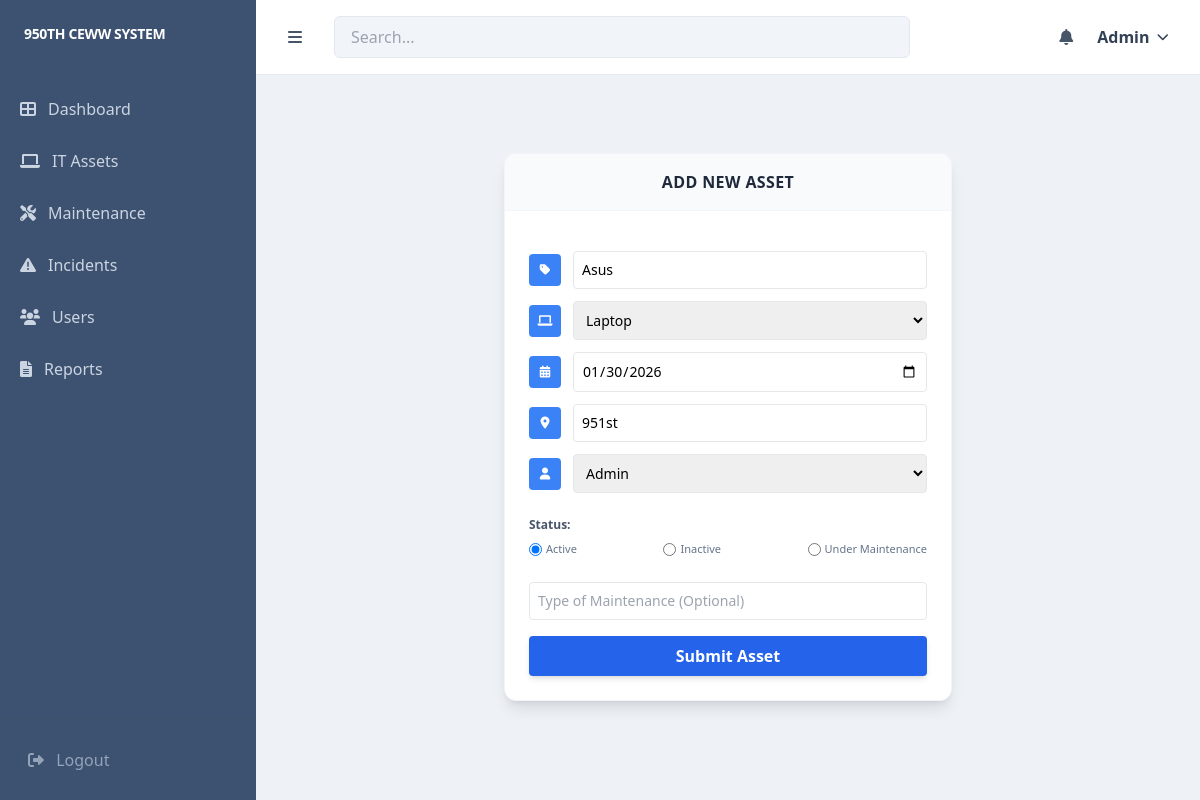
/dashboard/assets/edit/10/ (signed in), run on the app's committed database.
### core/models.py (models this page shows, shortened)
class Asset(models.Model):
    ASSET_TYPES = [('PC', 'PC'), ('Laptop', 'Laptop'), ('Server', 'Server')]
    STATUS_CHOICES = [('Active', 'Active'), ('Inactive', 'Inactive'), ('Maintenance', 'Under Maintenance')]
    assets_id = models.CharField(max_length=10, unique=True, editable=False)
    assets_name = models.CharField(max_length=100)
    assigned_to = models.ForeignKey(User, on_delete=models.SET_NULL, null=True, blank=True)
    assets_type = models.CharField(max_length=20, choices=ASSET_TYPES)
    location = models.CharField(max_length=100)
    status = models.CharField(max_length=20, choices=STATUS_CHOICES, default='Active')
    date_added = models.DateField(default=timezone.now) # This allows the manual change

### core/views.py (the view)
# urls.py: path('assets/edit/<int:asset_id>/', views.edit_asset, name='edit_asset'),
@login_required
def edit_asset(request, asset_id):
    asset = get_object_or_404(Asset, pk=asset_id)
    if request.method == "POST":
        form = AssetForm(request.POST, instance=asset)
        if form.is_valid():
            form.save()
            messages.success(request, f"Asset {asset.assets_id} updated successfully!")
            return redirect('asset_list')
    else:
        form = AssetForm(instance=asset)
    return render(request, 'core/add_asset.html', {
        'form': form,
        'title': f'Edit Asset: {asset.assets_id}'
    })

### core/forms.py
class AssetForm(forms.ModelForm):
    type_of_maintenance = forms.CharField(
        required=False,
        widget=forms.TextInput(attrs={'placeholder': 'Type of Maintenance (Optional)', 'class': 'w-full p-2 border rounded text-sm'})
    )
    class Meta:
        model = Asset
        fields = ['assets_name', 'assets_type', 'location', 'status', 'date_added', 'assigned_to']
        widgets = {
            'assets_name': forms.TextInput(attrs={'placeholder': 'Assets name', 'class': 'w-full p-2 border rounded text-sm'}),
            'assets_type': forms.Select(attrs={'class': 'w-full p-2 border rounded text-sm'}),
            'location': forms.TextInput(attrs={'placeholder': 'Location', 'class': 'w-full p-2 border rounded text-sm'}),
            'date_added': forms.DateInput(attrs={'type': 'date', 'class': 'w-full p-2 border rounded text-sm'}),
            'assigned_to': forms.Select(attrs={'class': 'w-full p-2 border rounded text-sm'}), # Added widget for cleaner look
            'status': forms.RadioSelect(),
        }

### core/templates/core/add_asset.html (shortened to what this page needs)
{% extends 'core/admin_dashboard.html' %}
{% block content %}
<div class="flex justify-center items-center min-h-[80vh]">
    <div class="w-full max-w-md bg-white rounded-xl shadow-lg border border-slate-100 overflow-hidden">
        <div class="bg-slate-50 p-4 border-b border-slate-100">
            <h2 class="text-center font-bold text-slate-800 uppercase tracking-wide">Add New Asset</h2>
        </div>
        <form method="POST" class="p-6 space-y-4">
            <div class="space-y-3">
                <div class="flex items-center gap-3">
                    <div class="w-8 h-8 bg-blue-500 rounded flex-shrink-0 flex items-center justify-center text-white"><i class="fas fa-tag text-xs"></i></div>
                    {{ form.assets_name }}
                </div>
                <div class="flex items-center gap-3">
                    <div class="w-8 h-8 bg-blue-500 rounded flex-shrink-0 flex items-center justify-center text-white"><i class="fas fa-laptop text-xs"></i></div>
                    {{ form.assets_type }}
                </div>
                <div class="flex items-center gap-3">
                    <div class="w-8 h-8 bg-blue-500 rounded flex-shrink-0 flex items-center justify-center text-white"><i class="fas fa-calendar-alt text-xs"></i></div>
                    {{ form.date_added }}
                </div>
                <div class="flex items-center gap-3">
                    <div class="w-8 h-8 bg-blue-500 rounded flex-shrink-0 flex items-center justify-center text-white"><i class="fas fa-map-marker-alt text-xs"></i></div>
                    {{ form.location }}
                </div>
                <div class="flex items-center gap-3">
                    <div class="w-8 h-8 bg-blue-500 rounded flex-shrink-0 flex items-center justify-center text-white"><i class="fas fa-user text-xs"></i></div>
                    {{ form.assigned_to }}
                </div>
            </div>
            <div class="py-2">
                <span class="text-xs font-bold text-slate-600 block mb-2">Status:</span>
                <div class="flex justify-between text-[11px] font-medium text-slate-500">
                    {% for radio in form.status %}
                        <label class="flex items-center gap-1 cursor-pointer hover:text-blue-600">
                            {{ radio.tag }} {{ radio.choice_label }}
                        </label>
                    {% endfor %}
                </div>
            </div>
            {{ form.type_of_maintenance }}
            <button type="submit" class="w-full bg-blue-600 hover:bg-blue-700 text-white font-bold py-2 rounded shadow-md transition-all active:transform active:scale-95">
                Submit Asset
            </button>
        </form>
    </div>
</div>
{% endblock %}

### core/templates/core/admin_dashboard.html (shortened to what this page needs)
{% load static %}
<!DOCTYPE html>
<html lang="en">
<head>
    <script src="https://cdn.tailwindcss.com"></script>
    <link rel="stylesheet" href="https://cdnjs.cloudflare.com/ajax/libs/font-awesome/6.0.0/css/all.min.css">
</head>
<body class="bg-slate-100 font-sans">
<div class="flex min-h-screen">
    <div class="w-64 bg-[#3d5171] text-white flex flex-col sticky top-0 h-screen">
        <div class="p-6 border-b border-slate-600/50">
            <h2 class="text-sm font-bold tracking-tight uppercase">950th CEWW System</h2>
        </div>
        <nav class="flex-1 mt-4 px-2 space-y-1">
            <a href="{% url 'dashboard' %}" class="flex items-center p-3 rounded-lg transition {% if request.resolver_match.url_name == 'dashboard' %} bg-white/10 text-white font-bold {% else %} text-slate-300 hover:bg-white/5 {% endif %}">
                <i class="fas fa-th-large mr-3"></i> Dashboard
            </a>
            <a href="{% url 'asset_list' %}" class="flex items-center p-3 rounded-lg transition {% if request.resolver_match.url_name == 'asset_list' %} bg-white/10 text-white font-bold {% else %} text-slate-300 hover:bg-white/5 {% endif %}">
                <i class="fas fa-laptop mr-3"></i> IT Assets
            </a>
            <a href="{% url 'maintenance_list' %}" class="flex items-center p-3 rounded-lg transition {% if request.resolver_match.url_name == 'maintenance_list' %} bg-white/10 text-white font-bold {% else %} text-slate-300 hover:bg-white/5 {% endif %}">
                <i class="fas fa-tools mr-3"></i> Maintenance
            </a>
            <a href="{% url 'incident_list' %}" class="flex items-center p-3 rounded-lg transition {% if request.resolver_match.url_name == 'incident_list' %} bg-white/10 text-white font-bold {% else %} text-slate-300 hover:bg-white/5 {% endif %}">
                <i class="fas fa-exclamation-triangle mr-3"></i> Incidents
            </a>
            {% if request.user.groups.all.0.name == 'Admin' %}
            <a href="{% url 'user_list' %}" class="flex items-center p-3 rounded-lg transition {% if request.resolver_match.url_name == 'user_list' %} bg-white/10 text-white font-bold {% else %} text-slate-300 hover:bg-white/5 {% endif %}">
                <i class="fas fa-users mr-3"></i> Users
            </a>
            {% endif %}
            <a href="{% url 'reports' %}" class="flex items-center p-3 rounded-lg transition {% if request.resolver_match.url_name == 'reports' %} bg-white/10 text-white font-bold {% else %} text-slate-300 hover:bg-white/5 {% endif %}">
                <i class="fas fa-file-alt mr-3"></i> Reports
            </a>
        </nav>
        <div class="p-4 border-t border-slate-600/50">
            <form action="{% url 'logout' %}" method="post">
                <button type="submit" class="w-full text-left p-3 text-slate-400 hover:text-white transition">
                    <i class="fas fa-sign-out-alt mr-2"></i> Logout
                </button>
            </form>
        </div>
    </div>
    <div class="flex-1 bg-[#eef2f7] flex flex-col">
        <header class="bg-white px-8 py-4 flex items-center justify-between border-b border-slate-200 sticky top-0 z-40">
            <i class="fas fa-bars text-slate-600 cursor-pointer"></i>
            <div class="flex-1 mx-8">
                <input type="text" placeholder="Search..." class="w-full max-w-xl px-4 py-2 bg-slate-100 rounded-md border border-slate-200 focus:outline-none focus:ring-2 focus:ring-blue-500/20">
            </div>
            <div class="flex items-center space-x-6">
                <i class="fas fa-bell text-slate-600 cursor-pointer hover:text-blue-600"></i>
                <div class="relative">
                    <button id="userMenuBtn" onclick="toggleDropdown(event)" class="flex items-center space-x-2 text-slate-700 font-bold focus:outline-none hover:text-blue-600 transition">
                        <span>{{ user.username|default:"User" }}</span>
                        <i class="fas fa-chevron-down text-xs"></i>
                    </button>
                </div>
            </div>
        </header>
        <main class="p-8">
            {% block content %}{% endblock %}
        </main>
    </div>
</div>
</body>
</html>

### data on the page
Asset: assets_name "Asus", assets_type "Laptop", date_added "01/30/2026", location "951st", assigned_to "Admin"

### other printed values
{{ user.username|default:"User" }} "Admin"
{{ radio.choice_label }} "Active" "Inactive" "Under Maintenance"
